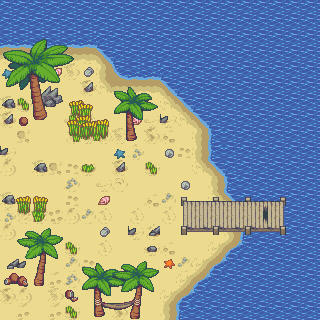

A level layout from a 2D game, rendered from its tile map. Below: a short description, then the map file with tile-grid data replaced by summaries:
An orthogonal 20x20 tile map with 16x16 px tiles, 6 tile layers (water, land, waves, dirty, ...).

<map version="1.9" tiledversion="1.9.2" orientation="orthogonal" renderorder="right-down" width="20" height="20" tilewidth="16" tileheight="16" infinite="0" nextlayerid="8" nextobjectid="1">
 <tileset firstgid="1" name="beach_tileset" tilewidth="16" tileheight="16" tilecount="936" columns="36">
  <image source="tf_beach_tileset/beach_tileset.png" width="576" height="416" />
  <tile id="41">
   <animation>
    <frame tileid="41" duration="500" />
    <frame tileid="50" duration="500" />
    <frame tileid="59" duration="500" />
    <frame tileid="68" duration="500" />
   </animation>
  </tile>
  <tile id="42">
   <animation>
    <frame tileid="42" duration="500" />
    <frame tileid="51" duration="500" />
    <frame tileid="60" duration="500" />
    <frame tileid="69" duration="500" />
   </animation>
  </tile>
  <tile id="43">
   <animation>
    <frame tileid="43" duration="500" />
    <frame tileid="52" duration="500" />
    <frame tileid="61" duration="500" />
    <frame tileid="70" duration="500" />
   </animation>
  </tile>
  <tile id="76">
   <animation>
    <frame tileid="76" duration="500" />
    <frame tileid="85" duration="500" />
    <frame tileid="94" duration="500" />
    <frame tileid="103" duration="500" />
   </animation>
  </tile>
  <tile id="77">
   <animation>
    <frame tileid="77" duration="500" />
    <frame tileid="86" duration="500" />
    <frame tileid="95" duration="500" />
    <frame tileid="104" duration="500" />
   </animation>
  </tile>
  <tile id="79">
   <animation>
    <frame tileid="79" duration="500" />
    <frame tileid="88" duration="500" />
    <frame tileid="97" duration="500" />
    <frame tileid="106" duration="500" />
   </animation>
  </tile>
  <tile id="110">
   <animation>
    <frame tileid="110" duration="500" />
    <frame tileid="119" duration="500" />
    <frame tileid="128" duration="500" />
    <frame tileid="137" duration="500" />
   </animation>
  </tile>
  <tile id="114">
   <animation>
    <frame tileid="114" duration="500" />
    <frame tileid="123" duration="500" />
    <frame tileid="132" duration="500" />
    <frame tileid="141" duration="500" />
   </animation>
  </tile>
  <tile id="115">
   <animation>
    <frame tileid="115" duration="500" />
    <frame tileid="124" duration="500" />
    <frame tileid="133" duration="500" />
    <frame tileid="142" duration="500" />
   </animation>
  </tile>
  <tile id="148">
   <animation>
    <frame tileid="148" duration="500" />
    <frame tileid="157" duration="500" />
    <frame tileid="166" duration="500" />
    <frame tileid="175" duration="500" />
   </animation>
  </tile>
  <tile id="150">
   <animation>
    <frame tileid="150" duration="500" />
    <frame tileid="159" duration="500" />
    <frame tileid="168" duration="500" />
    <frame tileid="177" duration="500" />
   </animation>
  </tile>
  <tile id="182">
   <animation>
    <frame tileid="182" duration="500" />
    <frame tileid="191" duration="500" />
    <frame tileid="200" duration="500" />
    <frame tileid="209" duration="500" />
   </animation>
  </tile>
  <tile id="257">
   <animation>
    <frame tileid="257" duration="500" />
    <frame tileid="266" duration="500" />
    <frame tileid="275" duration="500" />
    <frame tileid="284" duration="500" />
   </animation>
  </tile>
 </tileset>
 <layer id="1" name="water" width="20" height="20">
  <data>[400 cells, 196 non-empty, 1 distinct tile ids]</data>
 </layer>
 <layer id="3" name="land" width="20" height="20">
  <data>[400 cells, 228 non-empty, 10 distinct tile ids]</data>
 </layer>
 <layer id="2" name="waves" width="20" height="20">
  <data>[400 cells, 37 non-empty, 8 distinct tile ids]</data>
 </layer>
 <layer id="5" name="dirty" width="20" height="20">
  <data>[400 cells, 81 non-empty, 42 distinct tile ids]</data>
 </layer>
 <layer id="7" name="objects" width="20" height="20">
  <data>[400 cells, 32 non-empty, 24 distinct tile ids]</data>
 </layer>
 <layer id="6" name="Trees" width="20" height="20">
  <data>[400 cells, 68 non-empty, 68 distinct tile ids]</data>
 </layer>
</map>
